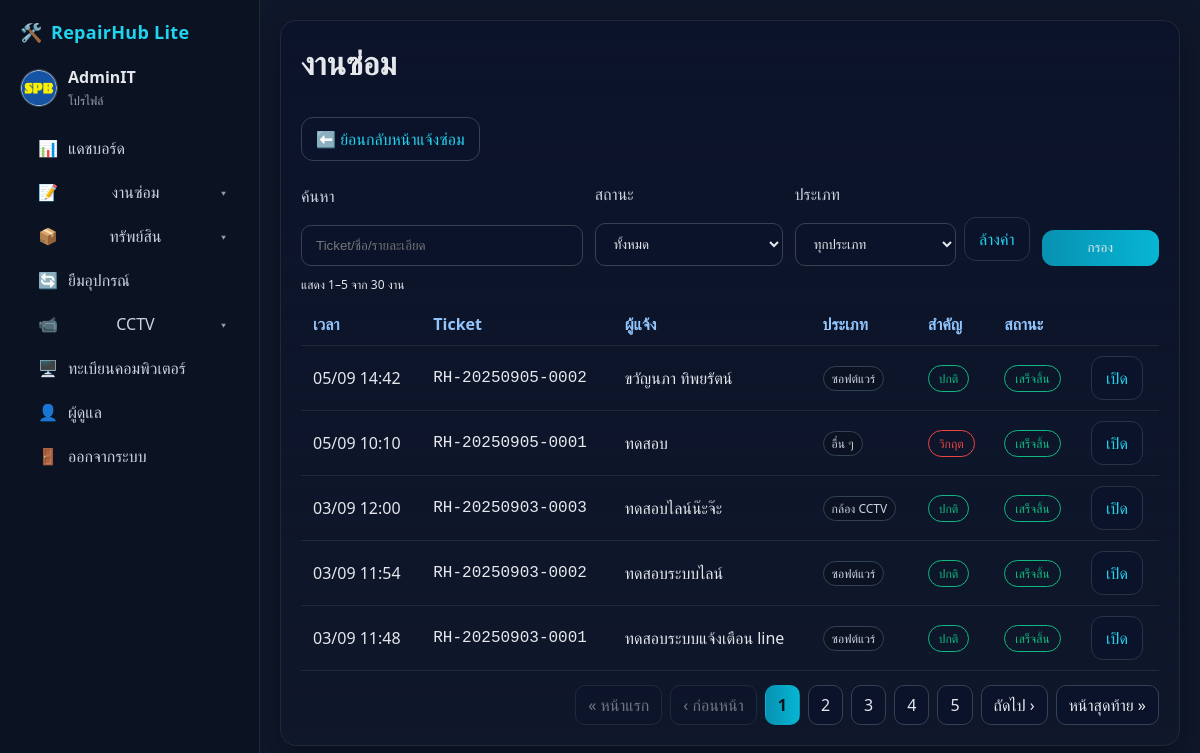
The app's page /admin/requests.php (signed in) with its own data.
### tables this page shows
CREATE TABLE requests (
        id INTEGER PRIMARY KEY AUTOINCREMENT,
        ticket_no TEXT UNIQUE NOT NULL,
        name TEXT,
        contact TEXT,
        department TEXT,
        location TEXT,
        category TEXT,
        priority TEXT,
        description TEXT,
        attachment TEXT,
        status TEXT DEFAULT "ใหม่",
        created_at TEXT NOT NULL,
        updated_at TEXT NOT NULL
    );

### inc/functions.php (called while the page is built, shortened)
<?php
if (!function_exists('h')) {
  function h($str) { return htmlspecialchars($str ?? '', ENT_QUOTES, 'UTF-8'); }
}
if (!function_exists('rh_page_url')) {
  function rh_page_url(int $page, array $extra = [], ?string $script = null): string {
    if (!$script) {
      $script = basename(parse_url($_SERVER['SCRIPT_NAME'] ?? '', PHP_URL_PATH) ?: '');
    }
    $qs = $_GET ?? [];
    unset($qs['page']);
    $qs = array_merge($qs, $extra, ['page' => max(1, $page)]);
    return $script . '?' . http_build_query($qs);
  }
}
    ob_start(); ?>

### inc/auth.php (called while the page is built, shortened)
<?php
function current_admin() {
    if (!empty($_SESSION['admin_id'])) {
        $pdo = db();
        $stmt = $pdo->prepare('SELECT * FROM admins WHERE id = ?');
        $stmt->execute([$_SESSION['admin_id']]);
        return $stmt->fetch(PDO::FETCH_ASSOC);
    }
    return null;
}
?>

### admin/requests.php (the view, shortened to what this page needs)
<?php
require_once __DIR__ . '/header.php';
require_once __DIR__ . '/../inc/functions.php';
$pdo = db();
$kw  = $_GET['kw']  ?? '';
$perPage = 5;
$page    = max(1, (int)($_GET['page'] ?? 1));
$where  = 'FROM requests WHERE 1=1';
$params = [];
$stmt = $pdo->prepare("SELECT COUNT(*) $where");
$stmt->execute($params);
$totalRows  = (int)$stmt->fetchColumn();
$totalPages = max(1, (int)ceil($totalRows / $perPage));
$offset = ($page - 1) * $perPage;
$sql = "SELECT * $where ORDER BY id DESC LIMIT :limit OFFSET :offset";
$stmt = $pdo->prepare($sql);
$stmt->bindValue(':limit',  $perPage, PDO::PARAM_INT);
$stmt->bindValue(':offset', $offset,  PDO::PARAM_INT);
$stmt->execute();
$rows = $stmt->fetchAll(PDO::FETCH_ASSOC);
?>
<div class="card">
  <h1 style="margin-top:0">งานซ่อม</h1>
  <a class="btn" href="../index.php" style="margin:12px 0;display:inline-flex;align-items:center;gap:8px">⬅️ ย้อนกลับหน้าแจ้งซ่อม</a>
  <form class="filter-row" method="get">
    <div>
      <label>ค้นหา</label>
      <input name="kw" value="<?= h($kw) ?>" placeholder="Ticket/ชื่อ/รายละเอียด">
    </div>
    <div>
      <label>สถานะ</label>
      <select name="st">
        <option value="">ทั้งหมด</option>
      </select>
    </div>
    <div>
      <label>ประเภท</label>
      <div class="hstack">
        <select name="cat">
          <option value="">ทุกประเภท</option>
        </select>
        <a class="btn btn-ghost" href="requests.php">ล้างค่า</a>
      </div>
    </div>
    <div>
      <label>&nbsp;</label>
      <button class="btn btn-primary" type="submit" style="width:100%">กรอง</button>
    </div>
  </form>
  <div class="muted small" style="margin:10px 0">
    แสดง <?= $totalRows ? ($offset+1) : 0 ?>–<?= min($offset+$perPage, $totalRows) ?> จาก <?= $totalRows ?> งาน
  </div>
  <table class="table table-hover compact">
    <thead>
      <tr>
        <th>เวลา</th>
        <th>Ticket</th>
        <th>ผู้แจ้ง</th>
        <th>ประเภท</th>
        <th>สำคัญ</th>
        <th>สถานะ</th>
        <th style="width:80px"></th>
      </tr>
    </thead>
    <tbody>
      <?php foreach($rows as $r): ?>
        <tr>
          <td><?= h(date('d/m H:i', strtotime($r['created_at']))) ?></td>
          <td class="mono"><?= h($r['ticket_no']) ?></td>
          <td><?= h($r['name']) ?></td>
          <td><span class="chip"><?= h($r['category']) ?: '-' ?></span></td>
          <td>
            <?php
              $prio = trim($r['priority'] ?? 'ปกติ');
              $prioClassMap = [
                'วิกฤต'   => 'bad',
                'ด่วนมาก' => 'bad',
                'เร่งด่วน' => 'warn',
                'สูง'      => 'warn',
                'ปกติ'     => 'good',
                'ต่ำ'      => 'muted',
              ];
              $pc = $prioClassMap[$prio] ?? 'good';
            ?>
            <span class="badge <?= $pc ?>"><?= h($prio) ?></span>
          </td>
          <td>
            <?php
              $status = trim($r['status'] ?? '');
              $statusClassMap = [
                'ใหม่'          => 'bad',
                'กำลังดำเนินการ' => 'warn',
                'รออะไหล่'      => 'warn',
                'เสร็จสิ้น'      => 'good',
                'ยกเลิก'        => 'bad',
              ];
              $sc = $statusClassMap[$status] ?? 'muted';
            ?>
            <span class="badge <?= $sc ?>"><?= h($status) ?></span>
          </td>
          <td><a class="btn btn-ghost" href="request_view.php?id=<?= (int)$r['id'] ?>">เปิด</a></td>
        </tr>
      <?php endforeach; ?>
    </tbody>
  </table>
  <?php if ($totalPages > 1): ?>
    <?php
      $mk = fn($p) => rh_page_url($p);
      $window = 5;
      $start  = max(1, $page - 2);
      $end    = min($totalPages, max($start + $window - 1, $page + 2));
      $start  = max(1, min($start, $end - $window + 1));
    ?>
    <nav class="pagination">
      <a class="page-btn <?= $page<=1?'disabled':'' ?>" href="<?= h($mk(1)) ?>">« หน้าแรก</a>
      <a class="page-btn <?= $page<=1?'disabled':'' ?>" href="<?= h($mk(max(1,$page-1))) ?>">‹ ก่อนหน้า</a>
      <?php for($p=$start; $p<=$end; $p++): ?>
        <a class="page-btn <?= $p==$page?'active':'' ?>" href="<?= h($mk($p)) ?>"><?= (int)$p ?></a>
      <?php endfor; ?>
      <a class="page-btn <?= $page>=$totalPages?'disabled':'' ?>" href="<?= h($mk(min($totalPages,$page+1))) ?>">ถัดไป ›</a>
      <a class="page-btn <?= $page>=$totalPages?'disabled':'' ?>" href="<?= h($mk($totalPages)) ?>">หน้าสุดท้าย »</a>
    </nav>
  <?php endif; ?>
</div>
<?php require_once __DIR__ . '/footer.php'; ?>

### admin/header.php (shortened to what this page needs)
<?php
require_once __DIR__ . '/../inc/auth.php';
require_once __DIR__ . '/../inc/functions.php';
$me = current_admin();
$SCRIPT_DIR = rtrim(str_replace('\\','/', dirname($_SERVER['SCRIPT_NAME'])), '/');
$APP_ROOT   = preg_replace('#/admin(?:/.*)?$#', '', $SCRIPT_DIR);
$curFile  = basename(parse_url($_SERVER['REQUEST_URI'], PHP_URL_PATH));
$reqUri   = str_replace('\\','/', $_SERVER['REQUEST_URI']);
$isCctv   = (strpos($reqUri, '/admin/cctv_bundle/cctv_checklist_') !== false);
$isInv    = ($curFile === 'inventory.php');
?>
<!doctype html>
<html lang="th">
<head>
  <link rel="stylesheet" href="<?= htmlspecialchars($APP_ROOT) ?>/assets/css/style.css">
</head>
<body>
<div class="grid">
  <aside class="sidebar" id="sidebar">
     <a href="../index.php">
    <div style="display:flex;align-items:center;justify-content:space-between;gap:8px;margin-bottom:10px;">
      <div class="logo" style="display:flex;align-items:center;gap:8px;">
        <span class="ico">🛠️ </span>
        <span class="collapse-hide" style="font-weight:700;letter-spacing:.3px"><?= h(APP_NAME) ?></span>
      </div>
    </div>
    </a>
    <div class="userbox" style="display:flex;gap:10px;align-items:center;margin:8px 0 16px">
      <img
        src="<?= h($me['profile_pic'] ? $APP_ROOT.'/uploads/'.$me['profile_pic'] : 'https://api.dicebear.com/9.x/identicon/svg?seed='.urlencode($me['username'])) ?>"
        alt="avatar"
        style="width:38px;height:38px;border-radius:50%;border:1px solid #334155;background:#0b132a">
      <div class="name collapse-hide">
        <div style="font-weight:600"><?= h($me['display_name'] ?: $me['username']) ?></div>
        <a href="profile.php" style="font-size:12px;color:#9ca3af">โปรไฟล์</a>
      </div>
    </div>
    <nav class="menu">
      <a href="dashboard.php" class="<?= $curFile==='dashboard.php'?'active':'' ?>" title="แดชบอร์ด">
        <span class="ico">📊</span><span class="lbl collapse-hide">แดชบอร์ด</span>
      </a>
      <div class="menu-item has-sub <?= $curFile==='requests.php'?'active':'' ?>">
        <a href="requests.php" title="งานซ่อม">
          <span class="ico">📝</span><span class="lbl collapse-hide">งานซ่อม</span>
        </a>
      </div>
      <div class="menu-item has-sub <?= $isInv?'active':'' ?>">
        <a href="inventory.php" title="ทรัพย์สิน">
          <span class="ico">📦</span><span class="lbl collapse-hide">ทรัพย์สิน</span>
        </a>
      </div>
      <a href="loans.php" class="<?= $curFile==='loans.php'?'active':'' ?>" title="ยืมอุปกรณ์">
        <span class="ico">🔄</span><span class="lbl collapse-hide">ยืมอุปกรณ์</span>
      </a>
      <div class="menu-item has-sub <?= $isCctv?'active':'' ?>">
        <a href="cctv_bundle/cctv_index.php" title="CCTV-CheckList">
          <span class="ico">📹</span><span class="lbl collapse-hide">CCTV</span>
        </a>
      </div>
      <a href="computers.php" class="<?= $curFile==='computers.php'?'active':'' ?>" title="ทะเบียนคอมพิวเตอร์">
        <span class="ico">🖥️</span><span class="lbl collapse-hide">ทะเบียนคอมพิวเตอร์</span>
      </a>
      <a href="users.php" class="<?= $curFile==='users.php'?'active':'' ?>" title="ผู้ดูแล">
        <span class="ico">👤</span><span class="lbl collapse-hide">ผู้ดูแล</span>
      </a>
      <a href="logout.php" title="ออกจากระบบ">
        <span class="ico">🚪</span><span class="lbl collapse-hide">ออกจากระบบ</span>
      </a>
    </nav>
  </aside>
  <main style="padding:20px">

### assets/css/style.css (style rules this page uses)
:root { --bg:#0f172a; --bg2:#111827; --card:#111827; --accent:#22d3ee; --text:#e5e7eb; --muted:#9ca3af; --good:#10b981; --warn:#f59e0b; --bad:#ef4444; }
* { box-sizing:border-box }
html,body { margin:0;padding:0;background:var(--bg);color:var(--text);font-family:system-ui,-apple-system,Segoe UI,Roboto,Inter,Arial,sans-serif }
a { color:var(--accent);text-decoration:none }
.card { background:linear-gradient(180deg,#0b132a, #0b132a00);border:1px solid #1f2937;border-radius:16px;padding:20px;box-shadow:0 10px 30px rgba(0,0,0,.35) }
input,select,textarea,button { width:100%;padding:12px 14px;margin-top:12px;border-radius:10px;border:1px solid #374151;background:#0b132a;color:var(--text) }
label { display:block;margin:10px 0 6px;color:#cbd5e1 }
.btn { display:inline-flex;gap:8px;align-items:center;justify-content:center;border:1px solid #334155;background:#0b132a;padding:10px 14px;border-radius:12px;cursor:pointer;transition:transform .12s ease, background .2s }
.btn-primary { background:linear-gradient(90deg,#0891b2,#06b6d4);border:none }
.badge { display:inline-block;padding:4px 10px;border-radius:999px;font-size:12px;border:1px solid #334155;color:#cbd5e1 }
.badge.good { border-color:var(--good);color:var(--good) }
.badge.bad { border-color:var(--bad);color:var(--bad) }
.sidebar { position:sticky;top:0;height:100vh;padding:20px;border-right:1px solid #1f2937;background:#0b1222 }
.sidebar .logo { font-size:18px;font-weight:700;letter-spacing:.5px;margin-bottom:12px }
.menu a { display:flex;align-items:center;gap:10px;padding:10px 12px;border-radius:12px;color:#cbd5e1;border:1px solid transparent; margin-left: 5px; }
.table { width:100%;border-collapse:collapse }
.table th,.table td { border-bottom:1px solid #1f2937;padding:10px;text-align:left }
.table th { color:#93c5fd }
.filter-row { display:grid; grid-template-columns: 1.6fr 1fr 1.3fr 0.8fr; gap:12px; align-items:end; }
.hstack { display:flex; gap:8px; align-items:center; }
.hstack select { flex:1; }
.filter-row { display:grid; grid-template-columns: 1.2fr 0.8fr 1fr 0.5fr; gap:12px; align-items:end; }
.btn-ghost { background:#0b132a; border:1px solid #283446; }
.table.compact th, .table.compact td { padding:10px 12px; }
.chip { display:inline-block; padding:3px 8px; border:1px solid #334155; border-radius:999px; font-size:12px; color:#cbd5e1; background:#0b1222; }
.badge.good { border-color:#10b981; color:#10b981; }
.badge.bad { border-color:#ef4444; color:#ef4444; }
.pagination { display:flex; justify-content:flex-end; gap:8px; flex-wrap:wrap; margin-top:14px; }
.page-btn { display:inline-flex; align-items:center; justify-content:center; padding:8px 12px; border-radius:10px; border:1px solid #334155; background:#0b132a; color:#e5e7eb; transition:all .15s ease; }
.page-btn.active { background:linear-gradient(90deg,#0891b2,#06b6d4); border-color:transparent; color:#0b1222; font-weight:700; }
.page-btn.disabled { opacity:.45; pointer-events:none; }
.mono { font-family: ui-monospace, SFMono-Regular, Menlo, Monaco, Consolas, "Liberation Mono", monospace; }
.small { font-size:12px; }
:root { --sidebar-collapsed:64px; --sidebar-expanded:260px; }
.grid { display:grid; grid-template-columns: var(--sidebar-collapsed) 1fr; transition: grid-template-columns .22s ease; }
.sidebar { position:sticky; top:0; height:100vh; padding:20px; border-right:1px solid #1f2937; background:#0b1222; width: var(--sidebar-collapsed); transition: width .22s ease, padding .22s ease; overflow: visible; }
.menu .menu-item { position: relative; }
.menu .has-sub > a { display:flex; align-items:center; justify-content:space-between; gap:10px; }
.menu .has-sub > a::after { content:"▾"; font-size:12px; opacity:.7; margin-left:8px; transition: transform .15s ease; }
.grid { grid-template-columns: var(--sidebar-collapsed) 1fr !important; transition: grid-template-columns .22s ease; }
.sidebar { width: var(--sidebar-collapsed) !important; transition: width .22s ease, padding .22s ease; overflow: visible !important; }
.collapse-hide { transition: opacity .15s ease, width .15s ease, margin .15s ease; }

### records on screen
requests: created_at "05/09 14:42", ticket_no "RH-20250905-0002", name "ขวัญนภา ทิพยรัตน์", category "ซอฟต์แวร์", priority "ปกติ", status "เสร็จสิ้น"
requests: created_at "05/09 10:10", ticket_no "RH-20250905-0001", name "ทดสอบ", category "อื่น ๆ", priority "วิกฤต", status "เสร็จสิ้น"
requests: created_at "03/09 12:00", ticket_no "RH-20250903-0003", name "ทดสอบไลน์น๊ะจ๊ะ", category "กล้อง CCTV", priority "ปกติ", status "เสร็จสิ้น"
requests: created_at "03/09 11:54", ticket_no "RH-20250903-0002", name "ทดสอบระบบไลน์", category "ซอฟต์แวร์", priority "ปกติ", status "เสร็จสิ้น"
requests: created_at "03/09 11:48", ticket_no "RH-20250903-0001", name "ทดสอบระบบแจ้งเตือน line", category "ซอฟต์แวร์", priority "ปกติ", status "เสร็จสิ้น"

### other values on screen
APP_NAME "RepairHub Lite"
$me['display_name'] ?: $me['username'] "AdminIT"
$offset+1 "1"
min($offset+$perPage, $totalRows) "5"
$totalRows "30"
